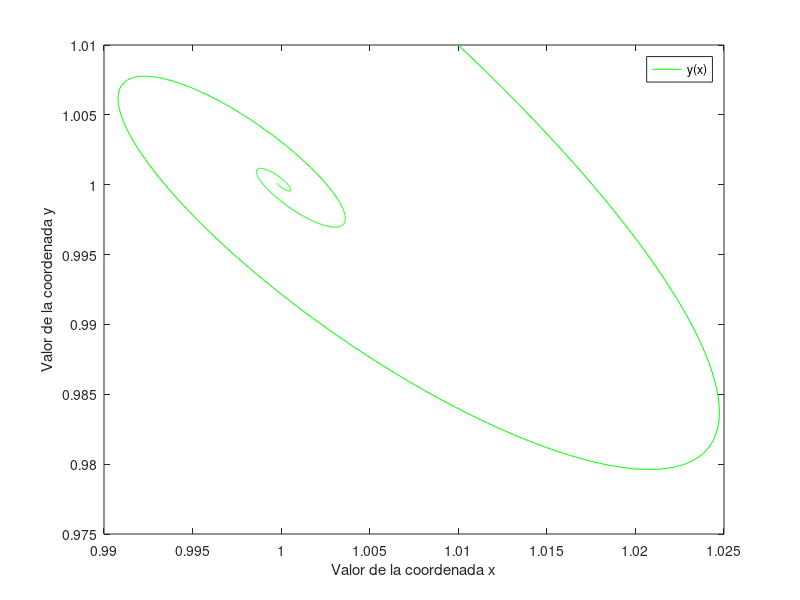

This chart was generated by the following MATLAB code:
h = 0.01; t = 0:h:10;

Y0 = [ 1.01, 1.01 ];

function resp = f (x, t)
  a = 3; b = 3;
  resp = zeros (2,1);
  resp(1) = 1-(b+1)*x(1)+a*(x(1).^2)*x(2);
  resp(2) = b*x(1) - a*(x(1).^2)*x(2);
endfunction

Y = lsode('f',Y0,t);

plot(t, Y(:,1), 'b;x(t);',t, Y(:,2), 'r;y(t);');
xlabel("Valor del tiempo t");
ylabel("Valor de la aproximacion");

plot(Y(:,1), Y(:,2), 'g;y(x);');
xlabel("Valor de la coordenada x");
ylabel("Valor de la coordenada y");
